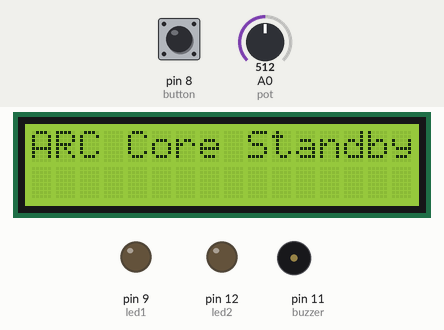
Bench run of a sketch on a simulated Arduino Uno, built with avr-gcc and run on an emulated ATmega328P. Parts: 16×2 character LCD, output pins drawn as LEDs (lit = HIGH), buzzer (waves = sounding). Inputs (shaded band) come from the test bench; at power-on: pin 8 (button) HIGH, A0 (pot) = 512.

Above: at 1.2 s.
1.3 s: pin 8 (button) pulled LOW for 0.15 s
At 2.6 s:
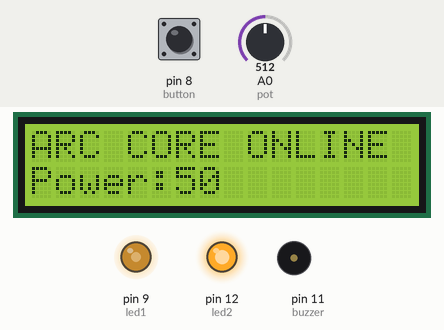
3.1 s: A0 (pot) set to 716
At 3.8 s:
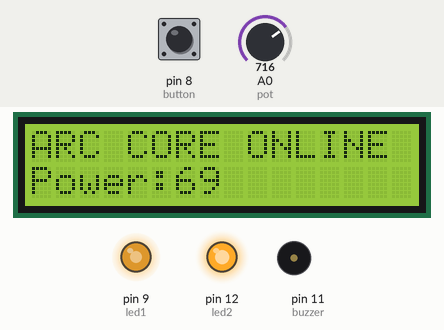
4.6 s: A0 (pot) set to 900
At 5.0 s:
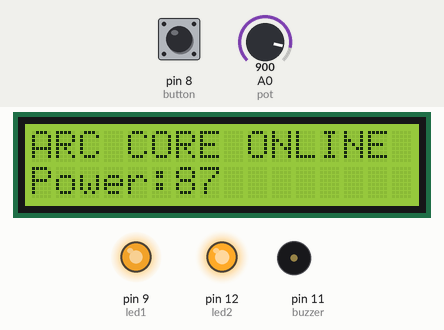
6.1 s: A0 (pot) set to 122
At 7.3 s:
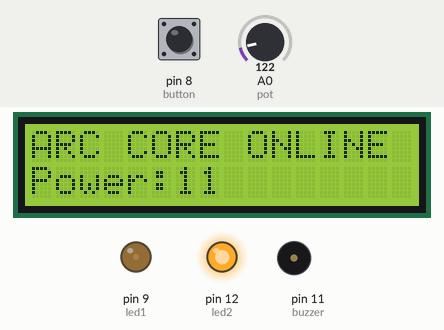
7.6 s: pin 8 (button) pulled LOW for 1 s
At 7.67 s:
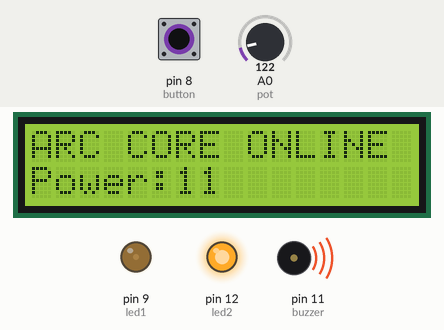
10.1 s: pin 8 (button) pulled LOW for 3.2 s
At 10.18 s:
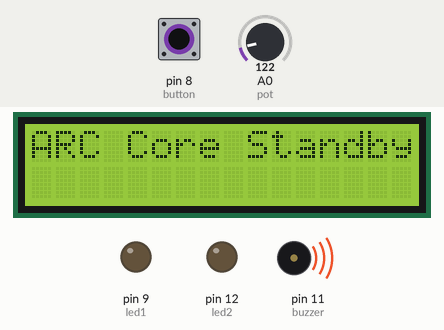
Timing chart, 0 to 13.1 s (numbered marks = the images above; inputs shaded):
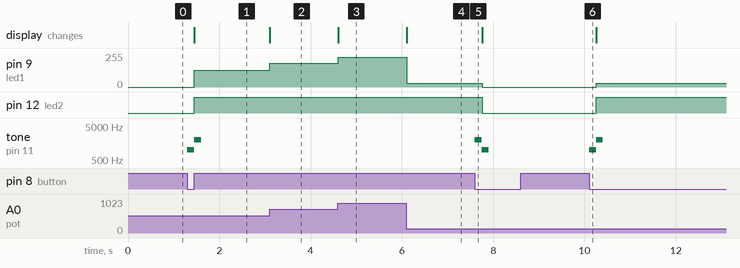

The sketch:

ARC_Control_Console.ino
```cpp
#include <LiquidCrystal.h>
int led1 = 9;
int led2 = 12;
int buzzer = 11;
int pot = A0;
LiquidCrystal lcd(7, 6, 5, 4, 3, 2);
int button = 8;
int lastbuttonstate = HIGH;
bool systemon = false;

void setup() {
  lcd.begin(16, 2);
  pinMode(led1, OUTPUT);
  pinMode(led2, OUTPUT);
  pinMode(buzzer, OUTPUT);
  pinMode(button, INPUT_PULLUP);

}

void loop() {
  int potv = analogRead(pot);
  int power = map(potv, 0, 1023, 0, 100);
  int brightness = map(potv, 0, 1023, 0, 255);
  int buttonstate = digitalRead(button);
  if (buttonstate == LOW && lastbuttonstate == HIGH) {
    systemon = !systemon;

    if (systemon) {
      startupsequence();
    } else {
      shutdownsequence();

    }
  }
  lastbuttonstate = buttonstate;
  if (systemon) {
    lcd.setCursor(0, 0);
    lcd.print("ARC CORE ONLINE ");
    analogWrite(led1, brightness);
    digitalWrite(led2, HIGH);
    lcd.setCursor(0, 1);
    lcd.print("Power:");
    lcd.print(power);
    lcd.print("   ");
  } else {
    lcd.setCursor(0, 0);
    lcd.print("ARC Core Standby");
    lcd.setCursor(0, 1);
    lcd.print("                ");
    analogWrite(led1, 0);
    digitalWrite(led2, LOW);
  }
}


void startupsequence() {
  tone(buzzer, 1000, 150);
  delay(150);
  tone(buzzer, 2000, 150);
}

void shutdownsequence() {
  tone(buzzer, 2000, 150);
  delay(150);
  tone(buzzer, 1000, 150);
}
```

Measured:
- after the input at 1.3 s, pin 9 (led1): 0/255 → 127/255 after 0.15 s; pin 12 (led2): LOW → HIGH after 0.15 s; tone on pin 11 (buzzer): silent → 1000 Hz at once, → 2000 Hz 0.15 s later, → silent 0.15 s later; the display: changes after 0.16 s (image 1)
- after the input at 3.1 s, pin 9 (led1): 127/255 → 178/255 at once; the display: changes at once (image 2)
- after the input at 4.6 s, pin 9 (led1): 178/255 → 224/255 at once; the display: changes at once (image 3)
- after the input at 6.1 s, pin 9 (led1): 224/255 → 30/255 at once; the display: changes at once (image 4)
- after the input at 7.6 s, pin 9 (led1): 30/255 → 0/255 after 0.15 s; pin 12 (led2): HIGH → LOW after 0.15 s; tone on pin 11 (buzzer): silent → 2000 Hz at once, → 1000 Hz 0.15 s later, → silent 0.15 s later
- after the input at 10.1 s, pin 9 (led1): 0/255 → 30/255 after 0.16 s; pin 12 (led2): LOW → HIGH after 0.16 s; tone on pin 11 (buzzer): silent → 1000 Hz at once, → 2000 Hz 0.15 s later, → silent 0.15 s later
